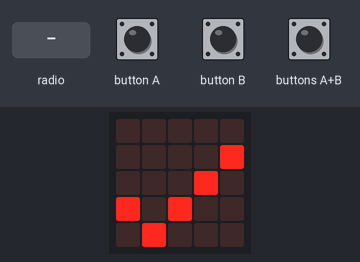
A program run on a simulated BBC micro:bit (MakeCode). Parts: the board's 5×5 LED display. The inputs (shaded band) are chosen by the test bench. The 48×5 strip is a reading aid, not a part: it shows the text the display is scrolling, unrolled, one strip-width of it at a time.

Above: at 9.6 s.
9.7 s: radio message "1" arrives
At 11.5 s:
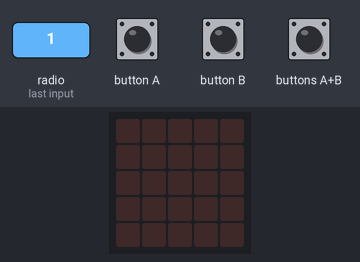
12.0 s: button A pressed for 0.15 s
At 13.3 s:
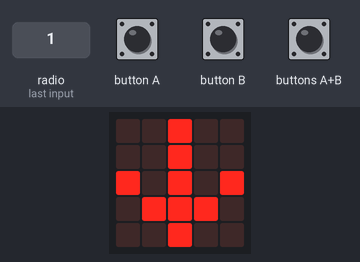
13.6 s: buttons A+B pressed for 0.15 s
At 14.5 s:
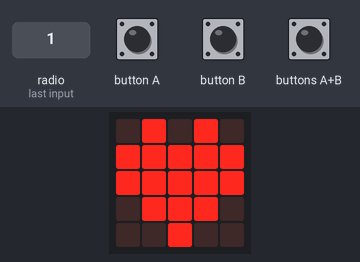
16.7 s: button B pressed 2 times (0.12 s each, 0.3 s apart)
At 18.3 s:
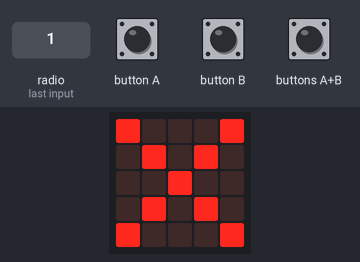
20.3 s: buttons A+B pressed for 1 s
At 22.1 s:
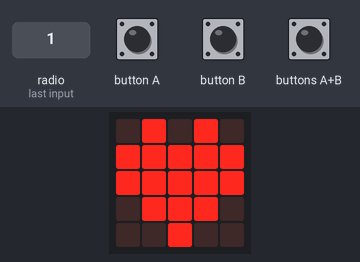
Timing chart, 0 to 23.6 s (numbered marks = the images above; inputs shaded):
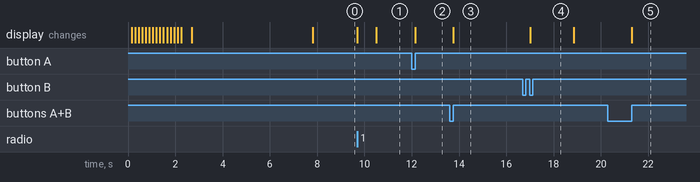

Measured:
- after the input at 9.7 s, the display: first changes at once (image 1 shows a later state)
- after the input at 12.0 s, the display: changes after 0.15 s (image 2)
- after the input at 13.6 s, the display: changes after 0.15 s (image 3)
- after the input at 16.7 s, the display: changes after 0.32 s (image 4)
- after the input at 20.3 s, the display: changes after 1.0 s (image 5)

The program:

main.ts
```typescript
// 通常着陸
input.onButtonPressed(Button.A, function () {
    serial.writeLine("land")
    basic.showArrow(ArrowNames.South)
    basic.pause(1000)
})
input.onButtonPressed(Button.AB, function () {
    // 無線接続 2回送信すると確実
    basic.showIcon(IconNames.Heart)
    serial.writeLine("ss=" + ssid)
    basic.pause(1000)
    serial.writeLine("pass=" + pass)
    basic.pause(1500)
    serial.writeLine("ss=" + ssid)
    basic.pause(1000)
    serial.writeLine("pass=" + pass)
    basic.pause(1000)
    basic.showIcon(IconNames.Yes)
})
// RCモード対応のために受信前の表示を削除してレスポンス向上
radio.onReceivedString(function (receivedString) {
    serial.writeLine(receivedString)
    basic.showIcon(IconNames.Target)
    basic.pause(200)
    basic.clearScreen()
})
// Bボタンをダブルクリック入力でエマージェンシー停止
input.onButtonPressed(Button.B, function () {
    for (let index = 0; index < 4; index++) {
        basic.pause(100)
        if (input.buttonIsPressed(Button.B)) {
            serial.writeLine("emergency")
            basic.showIcon(IconNames.No)
            basic.pause(1000)
            break;
        }
    }
})
let pass = ""
let ssid = ""
// 無線グループはこちらで設定
let radio_group = 37
// 速度は57600
serial.redirect(
SerialPin.P0,
SerialPin.P1,
BaudRate.BaudRate57600
)
radio.setGroup(radio_group)
// デフォルトは7
radio.setFrequencyBand(radio_group % 84)
// 受信機なので0とする
radio.setTransmitPower(0)
// TelloのSSIDを入れる
ssid = "TELLO-" + "9BF7EB"
pass = ""
basic.showString(ssid.substr(10, 2))
// 自動接続
basic.showIcon(IconNames.Heart)
serial.writeLine("ss=" + ssid)
basic.pause(1000)
serial.writeLine("pass=" + pass)
basic.pause(1500)
serial.writeLine("ss=" + ssid)
basic.pause(1000)
serial.writeLine("pass=" + pass)
basic.pause(1000)
basic.showIcon(IconNames.Yes)
```

test.ts
```typescript
// テストはここに来ます。このパッケージが拡張機能として使用されるときにはコンパイルされません。
```
